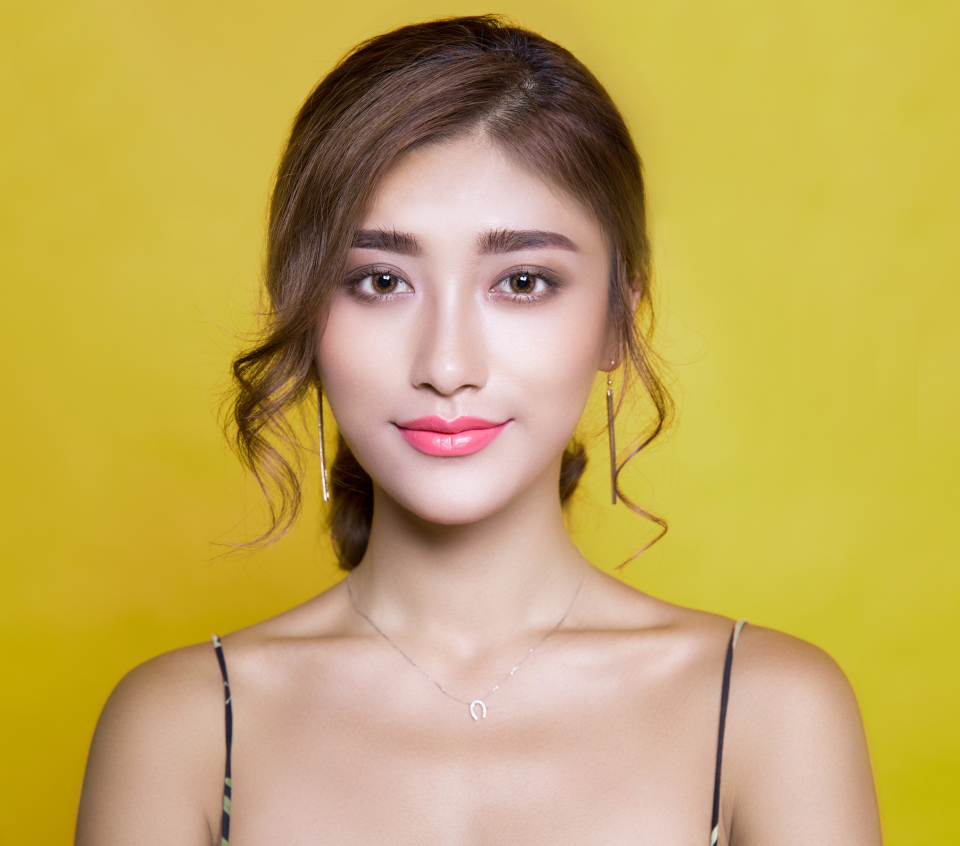
#> input picture Python/cascade-face-detection/data/single/adult-attractive-beautiful-beauty-415829.jpg, 5760 x 5075 px (shown at 1/6 size)
$ jupyter execute --allow-errors 'Automated Face Detection using Haar Cascades.ipynb'   (shell and % lines are left out)   (text cells are left out)
#> lines starting #> are read from the running program, lines starting #| are printed output that depends on the picture; after the words box and inside, x2 and y2 are one past the last pixel; in counts of white or black regions, pixels touching at a corner belong together; pictures that were not available may be replaced by others from this repository, and a replacement may not be noted
[cell 1]
import os
import numpy as np

[cell 2]
import matplotlib.pyplot as plt

[cell 3]
import cv2

[cell 4]
single = os.listdir('data/single')
#> (the rest of this cell did not finish here and is left out)

[cell 5]
single_img = cv2.imread('data/single/' + single[0])
#> single_img is the input picture: shape (5075, 5760, 3); mean B, G, R 91.3, 168.8, 195.1
#> (the rest of this cell did not finish here and is left out)

[cell 6]
plt.figure(figsize=(18,10))
plt.subplot(121)
plt.imshow(cv2.cvtColor(single_img, cv2.COLOR_BGR2RGB))
plt.title('SINGLE IMAGE SAMPLE')
plt.subplot(122)
#> (the rest of this cell did not finish here and is left out)

[cell 7]
cascades = os.listdir('haar-cascades/')

[cell 8]
cascades

[cell 9]
face_cascade = cv2.CascadeClassifier('haar-cascades/haarcascade_frontalface_default.xml')

[cell 10]
def cascade_face_detection(img):

    img_copy = img.copy()

    face_rects = face_cascade.detectMultiScale(img_copy, scaleFactor=1.2, minNeighbors=5)

    for (x,y,w,h) in face_rects:
        cv2.rectangle(img_copy, (x,y), (x+w,y+h), (255,255,255), 10)

    return img_copy

[cell 11]
rand_idx = np.random.randint(0, len(single))
img = cv2.imread('data/single/' + single[rand_idx])
img = cv2.cvtColor(img, cv2.COLOR_BGR2RGB)

single_test = cascade_face_detection(img)
#> in cascade_face_detection, `face_rects = face_cascade.detectMultiScale(img_copy, scaleFactor=1.2, ..`: face_rects = [[1651, 889, 2139, 2139]]
#> the loop in cascade_face_detection, `for (x,y,w,h) in face_rects:` made 1 pass

plt.figure(figsize=(12,10))
plt.imshow(single_test)
plt.show()

#> (a cell that did not finish here is left out)

[cell 13]
cap = cv2.VideoCapture('data/video/Video Of People Walking.mp4')

# Define resize ratio as a percentage of the original size
resize_ratio = 70
width  = int(cap.get(cv2.CAP_PROP_FRAME_WIDTH) * resize_ratio / 100)
#> width = 464
height = int(cap.get(cv2.CAP_PROP_FRAME_HEIGHT) * resize_ratio / 100)
#> height = 309
dim = (width, height)
#> dim = (464, 309)

[cell 14]
while True:

    ret, frame = cap.read(0)
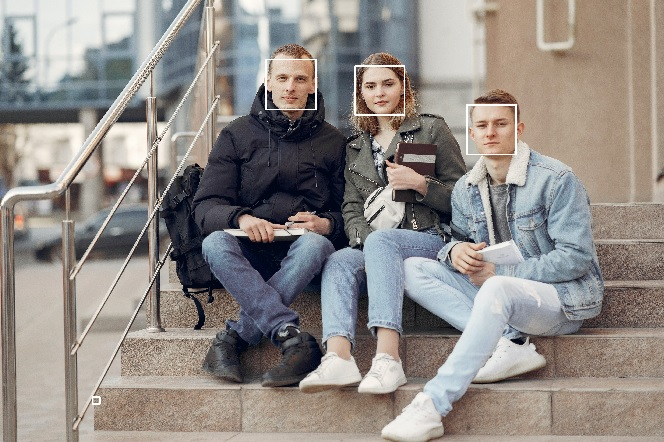
#> input picture Python/cascade-face-detection/img/example_group.jpg, 664 x 442 px, given in place of Video Of People Walking.mp4, which was not available
#> frame is the input picture: shape (442, 664, 3); mean B, G, R 135.1, 139.3, 145.1

    frame = cv2.resize(cascade_face_detection(frame), dim, interpolation = cv2.INTER_AREA)
#> in cascade_face_detection (call 2), `face_rects = face_cascade.detectMultiScale(img_copy, scaleFactor=1.2, ..`: face_rects = [[466, 104, 52, 52], [264, 58, 53, 53], [355, 65, 51, 51]]
#> the loop in cascade_face_detection (call 2), `for (x,y,w,h) in face_rects:` made 3 passes
#> after the loop in cascade_face_detection (call 2), `for (x,y,w,h) in face_rects:`:
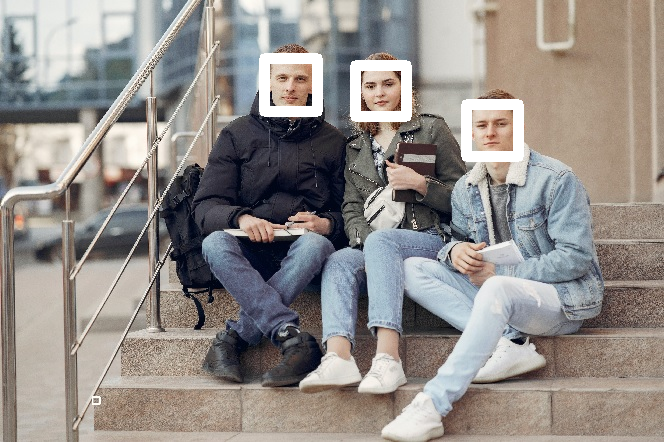
#> img_copy: shape (442, 664, 3); 2.29% of pixels changed, all inside (x1, y1, x2, y2) = (259, 53, 524, 162)
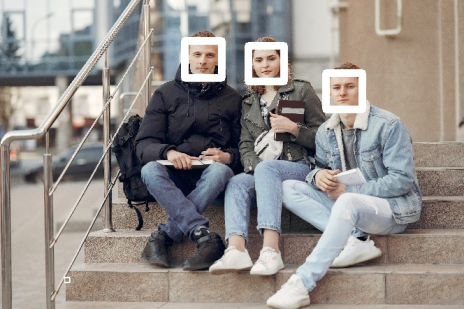
#> frame: shape (309, 464, 3); mean B, G, R 138, 141.9, 147.4

    cv2.imshow('Live Haar Cascade Face Detection', frame)

    c = cv2.waitKey(1)
#> (key Esc is pressed here)
    if c == 27:
        break

cap.release()
cv2.destroyAllWindows()

[cell 15]
cap = cv2.VideoCapture(0)

while True:

    ret, frame = cap.read(0)

    frame = cascade_face_detection(frame)

    cv2.imshow('Live Haar Cascade Face Detection', frame)

    c = cv2.waitKey(1)
#> (key Esc is pressed here)
